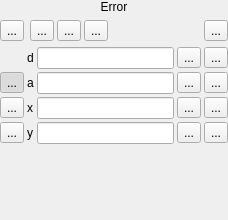
<?xml version="1.0" encoding="UTF-8"?>
<ui version="4.0">
 <class>QgsAdvancedDigitizingDockWidgetBase</class>
 <widget class="QgsDockWidget" name="QgsAdvancedDigitizingDockWidgetBase">
  <property name="geometry">
   <rect>
    <x>0</x>
    <y>0</y>
    <width>228</width>
    <height>220</height>
   </rect>
  </property>
  <property name="maximumSize">
   <size>
    <width>524287</width>
    <height>220</height>
   </size>
  </property>
  <property name="windowTitle">
   <string>Advanced Digitizing Panel</string>
  </property>
  <widget class="QWidget" name="dockWidgetContents">
   <layout class="QGridLayout" name="gridLayout">
    <property name="leftMargin">
     <number>0</number>
    </property>
    <property name="topMargin">
     <number>0</number>
    </property>
    <property name="rightMargin">
     <number>0</number>
    </property>
    <property name="bottomMargin">
     <number>0</number>
    </property>
    <item row="0" column="0">
     <layout class="QVBoxLayout" name="mLayout">
      <item>
       <widget class="QLabel" name="mErrorLabel">
        <property name="sizePolicy">
         <sizepolicy hsizetype="MinimumExpanding" vsizetype="MinimumExpanding">
          <horstretch>0</horstretch>
          <verstretch>0</verstretch>
         </sizepolicy>
        </property>
        <property name="text">
         <string>Error</string>
        </property>
        <property name="alignment">
         <set>Qt::AlignCenter</set>
        </property>
        <property name="wordWrap">
         <bool>true</bool>
        </property>
       </widget>
      </item>
      <item>
       <widget class="QWidget" name="mCadWidget" native="true">
        <layout class="QVBoxLayout" name="verticalLayout">
         <property name="leftMargin">
          <number>0</number>
         </property>
         <property name="topMargin">
          <number>0</number>
         </property>
         <property name="rightMargin">
          <number>0</number>
         </property>
         <property name="bottomMargin">
          <number>0</number>
         </property>
         <item>
          <layout class="QHBoxLayout" name="mButtonsLayout">
           <item>
            <widget class="QToolButton" name="mEnabledButton">
             <property name="toolTip">
              <string>&lt;html&gt;&lt;head/&gt;&lt;body&gt;&lt;p&gt;&lt;br/&gt;&lt;/p&gt;&lt;/body&gt;&lt;/html&gt;</string>
             </property>
             <property name="text">
              <string>...</string>
             </property>
             <property name="iconSize">
              <size>
               <width>24</width>
               <height>24</height>
              </size>
             </property>
             <property name="checkable">
              <bool>true</bool>
             </property>
            </widget>
           </item>
           <item>
            <widget class="QWidget" name="mCadButtons" native="true">
             <property name="sizePolicy">
              <sizepolicy hsizetype="MinimumExpanding" vsizetype="Preferred">
               <horstretch>0</horstretch>
               <verstretch>0</verstretch>
              </sizepolicy>
             </property>
             <layout class="QGridLayout" name="gridLayout_2">
              <property name="leftMargin">
               <number>0</number>
              </property>
              <property name="topMargin">
               <number>0</number>
              </property>
              <property name="rightMargin">
               <number>0</number>
              </property>
              <property name="bottomMargin">
               <number>0</number>
              </property>
              <property name="spacing">
               <number>3</number>
              </property>
              <item row="0" column="2">
               <widget class="QToolButton" name="mParallelButton">
                <property name="toolTip">
                 <string>Parallel</string>
                </property>
                <property name="text">
                 <string>...</string>
                </property>
                <property name="icon">
                 <iconset resource="../../images/images.qrc">
                  <normaloff>:/images/themes/default/cadtools/parallel.png</normaloff>:/images/themes/default/cadtools/parallel.png</iconset>
                </property>
                <property name="iconSize">
                 <size>
                  <width>24</width>
                  <height>24</height>
                 </size>
                </property>
                <property name="checkable">
                 <bool>true</bool>
                </property>
               </widget>
              </item>
              <item row="0" column="1">
               <widget class="QToolButton" name="mPerpendicularButton">
                <property name="toolTip">
                 <string>Perpendicular</string>
                </property>
                <property name="text">
                 <string>...</string>
                </property>
                <property name="icon">
                 <iconset resource="../../images/images.qrc">
                  <normaloff>:/images/themes/default/cadtools/perpendicular.png</normaloff>:/images/themes/default/cadtools/perpendicular.png</iconset>
                </property>
                <property name="iconSize">
                 <size>
                  <width>24</width>
                  <height>24</height>
                 </size>
                </property>
                <property name="checkable">
                 <bool>true</bool>
                </property>
               </widget>
              </item>
              <item row="0" column="0">
               <widget class="QToolButton" name="mConstructionModeButton">
                <property name="toolTip">
                 <string>Construction mode</string>
                </property>
                <property name="text">
                 <string>...</string>
                </property>
                <property name="icon">
                 <iconset resource="../../images/images.qrc">
                  <normaloff>:/images/themes/default/cadtools/construction.png</normaloff>:/images/themes/default/cadtools/construction.png</iconset>
                </property>
                <property name="iconSize">
                 <size>
                  <width>24</width>
                  <height>24</height>
                 </size>
                </property>
                <property name="checkable">
                 <bool>true</bool>
                </property>
               </widget>
              </item>
              <item row="0" column="3">
               <spacer name="horizontalSpacer">
                <property name="orientation">
                 <enum>Qt::Horizontal</enum>
                </property>
                <property name="sizeHint" stdset="0">
                 <size>
                  <width>40</width>
                  <height>20</height>
                 </size>
                </property>
               </spacer>
              </item>
              <item row="0" column="4">
               <widget class="QToolButton" name="mSettingsButton">
                <property name="text">
                 <string>...</string>
                </property>
                <property name="icon">
                 <iconset resource="../plugins/georeferencer/georeferencer.qrc">
                  <normaloff>:/icons/default/mActionTransformSettings.png</normaloff>:/icons/default/mActionTransformSettings.png</iconset>
                </property>
                <property name="popupMode">
                 <enum>QToolButton::InstantPopup</enum>
                </property>
               </widget>
              </item>
             </layout>
            </widget>
           </item>
          </layout>
         </item>
         <item>
          <widget class="QWidget" name="mInputWidgets" native="true">
           <layout class="QGridLayout" name="mInputLayout">
            <property name="leftMargin">
             <number>0</number>
            </property>
            <property name="topMargin">
             <number>0</number>
            </property>
            <property name="rightMargin">
             <number>0</number>
            </property>
            <property name="bottomMargin">
             <number>0</number>
            </property>
            <property name="spacing">
             <number>3</number>
            </property>
            <item row="3" column="1">
             <widget class="QLabel" name="label_4">
              <property name="text">
               <string>y</string>
              </property>
             </widget>
            </item>
            <item row="3" column="2">
             <widget class="QLineEdit" name="mYLineEdit">
              <property name="toolTip">
               <string>Y coordinate</string>
              </property>
             </widget>
            </item>
            <item row="3" column="3">
             <widget class="QToolButton" name="mLockYButton">
              <property name="toolTip">
               <string>Lock y coordinate</string>
              </property>
              <property name="text">
               <string>...</string>
              </property>
              <property name="icon">
               <iconset resource="../../images/images.qrc">
                <normaloff>:/images/themes/default/cadtools/lock.png</normaloff>:/images/themes/default/cadtools/lock.png</iconset>
              </property>
              <property name="checkable">
               <bool>true</bool>
              </property>
             </widget>
            </item>
            <item row="2" column="3">
             <widget class="QToolButton" name="mLockXButton">
              <property name="toolTip">
               <string>Lock x coordinate</string>
              </property>
              <property name="text">
               <string>...</string>
              </property>
              <property name="icon">
               <iconset resource="../../images/images.qrc">
                <normaloff>:/images/themes/default/cadtools/lock.png</normaloff>:/images/themes/default/cadtools/lock.png</iconset>
              </property>
              <property name="checkable">
               <bool>true</bool>
              </property>
             </widget>
            </item>
            <item row="3" column="0">
             <widget class="QToolButton" name="mRelativeYButton">
              <property name="toolTip">
               <string>Toggles relative y to previous node</string>
              </property>
              <property name="text">
               <string>...</string>
              </property>
              <property name="icon">
               <iconset resource="../../images/images.qrc">
                <normaloff>:/images/themes/default/cadtools/delta.png</normaloff>:/images/themes/default/cadtools/delta.png</iconset>
              </property>
              <property name="checkable">
               <bool>true</bool>
              </property>
             </widget>
            </item>
            <item row="1" column="3">
             <widget class="QToolButton" name="mLockAngleButton">
              <property name="toolTip">
               <string>Lock angle</string>
              </property>
              <property name="text">
               <string>...</string>
              </property>
              <property name="icon">
               <iconset resource="../../images/images.qrc">
                <normaloff>:/images/themes/default/cadtools/lock.png</normaloff>:/images/themes/default/cadtools/lock.png</iconset>
              </property>
              <property name="checkable">
               <bool>true</bool>
              </property>
             </widget>
            </item>
            <item row="2" column="2">
             <widget class="QLineEdit" name="mXLineEdit">
              <property name="toolTip">
               <string>X coordinate</string>
              </property>
             </widget>
            </item>
            <item row="1" column="1">
             <widget class="QLabel" name="label_2">
              <property name="text">
               <string>a</string>
              </property>
             </widget>
            </item>
            <item row="1" column="0">
             <widget class="QToolButton" name="mRelativeAngleButton">
              <property name="toolTip">
               <string>Toggles relative angle to previous segment</string>
              </property>
              <property name="text">
               <string>...</string>
              </property>
              <property name="icon">
               <iconset resource="../../images/images.qrc">
                <normaloff>:/images/themes/default/cadtools/delta.png</normaloff>:/images/themes/default/cadtools/delta.png</iconset>
              </property>
              <property name="checkable">
               <bool>true</bool>
              </property>
              <property name="checked">
               <bool>true</bool>
              </property>
             </widget>
            </item>
            <item row="1" column="2">
             <widget class="QLineEdit" name="mAngleLineEdit">
              <property name="toolTip">
               <string>Angle</string>
              </property>
             </widget>
            </item>
            <item row="2" column="1">
             <widget class="QLabel" name="label_3">
              <property name="text">
               <string>x</string>
              </property>
             </widget>
            </item>
            <item row="0" column="1">
             <widget class="QLabel" name="label">
              <property name="text">
               <string>d</string>
              </property>
             </widget>
            </item>
            <item row="0" column="3">
             <widget class="QToolButton" name="mLockDistanceButton">
              <property name="toolTip">
               <string>Lock distance</string>
              </property>
              <property name="text">
               <string>...</string>
              </property>
              <property name="icon">
               <iconset resource="../../images/images.qrc">
                <normaloff>:/images/themes/default/cadtools/lock.png</normaloff>:/images/themes/default/cadtools/lock.png</iconset>
              </property>
              <property name="checkable">
               <bool>true</bool>
              </property>
             </widget>
            </item>
            <item row="0" column="2">
             <widget class="QLineEdit" name="mDistanceLineEdit">
              <property name="toolTip">
               <string>Distance</string>
              </property>
             </widget>
            </item>
            <item row="2" column="0">
             <widget class="QToolButton" name="mRelativeXButton">
              <property name="toolTip">
               <string>Toggles relative x to previous node</string>
              </property>
              <property name="text">
               <string>...</string>
              </property>
              <property name="icon">
               <iconset resource="../../images/images.qrc">
                <normaloff>:/images/themes/default/cadtools/delta.png</normaloff>:/images/themes/default/cadtools/delta.png</iconset>
              </property>
              <property name="checkable">
               <bool>true</bool>
              </property>
             </widget>
            </item>
            <item row="0" column="4">
             <widget class="QToolButton" name="mRepeatingLockDistanceButton">
              <property name="toolTip">
               <string>Continuously lock distance</string>
              </property>
              <property name="text">
               <string>...</string>
              </property>
              <property name="icon">
               <iconset resource="../../images/images.qrc">
                <normaloff>:/images/themes/default/locked_repeating.svg</normaloff>:/images/themes/default/locked_repeating.svg</iconset>
              </property>
              <property name="checkable">
               <bool>true</bool>
              </property>
             </widget>
            </item>
            <item row="1" column="4">
             <widget class="QToolButton" name="mRepeatingLockAngleButton">
              <property name="toolTip">
               <string>Continuously lock angle</string>
              </property>
              <property name="text">
               <string>...</string>
              </property>
              <property name="icon">
               <iconset resource="../../images/images.qrc">
                <normaloff>:/images/themes/default/locked_repeating.svg</normaloff>:/images/themes/default/locked_repeating.svg</iconset>
              </property>
              <property name="checkable">
               <bool>true</bool>
              </property>
             </widget>
            </item>
            <item row="2" column="4">
             <widget class="QToolButton" name="mRepeatingLockXButton">
              <property name="toolTip">
               <string>Continuously lock x coordinate</string>
              </property>
              <property name="text">
               <string>...</string>
              </property>
              <property name="icon">
               <iconset resource="../../images/images.qrc">
                <normaloff>:/images/themes/default/locked_repeating.svg</normaloff>:/images/themes/default/locked_repeating.svg</iconset>
              </property>
              <property name="checkable">
               <bool>true</bool>
              </property>
             </widget>
            </item>
            <item row="3" column="4">
             <widget class="QToolButton" name="mRepeatingLockYButton">
              <property name="toolTip">
               <string>Continuously lock y coordinate</string>
              </property>
              <property name="text">
               <string>...</string>
              </property>
              <property name="icon">
               <iconset resource="../../images/images.qrc">
                <normaloff>:/images/themes/default/locked_repeating.svg</normaloff>:/images/themes/default/locked_repeating.svg</iconset>
              </property>
              <property name="checkable">
               <bool>true</bool>
              </property>
             </widget>
            </item>
           </layout>
          </widget>
         </item>
        </layout>
       </widget>
      </item>
     </layout>
    </item>
    <item row="1" column="0">
     <spacer name="verticalSpacer">
      <property name="orientation">
       <enum>Qt::Vertical</enum>
      </property>
      <property name="sizeHint" stdset="0">
       <size>
        <width>20</width>
        <height>40</height>
       </size>
      </property>
     </spacer>
    </item>
   </layout>
  </widget>
 </widget>
 <customwidgets>
  <customwidget>
   <class>QgsDockWidget</class>
   <extends>QDockWidget</extends>
   <header>qgsdockwidget.h</header>
   <container>1</container>
  </customwidget>
 </customwidgets>
 <tabstops>
  <tabstop>mEnabledButton</tabstop>
  <tabstop>mConstructionModeButton</tabstop>
  <tabstop>mPerpendicularButton</tabstop>
  <tabstop>mParallelButton</tabstop>
  <tabstop>mSettingsButton</tabstop>
  <tabstop>mDistanceLineEdit</tabstop>
  <tabstop>mLockDistanceButton</tabstop>
  <tabstop>mRepeatingLockDistanceButton</tabstop>
  <tabstop>mRelativeAngleButton</tabstop>
  <tabstop>mAngleLineEdit</tabstop>
  <tabstop>mLockAngleButton</tabstop>
  <tabstop>mRepeatingLockAngleButton</tabstop>
  <tabstop>mRelativeXButton</tabstop>
  <tabstop>mXLineEdit</tabstop>
  <tabstop>mLockXButton</tabstop>
  <tabstop>mRepeatingLockXButton</tabstop>
  <tabstop>mRelativeYButton</tabstop>
  <tabstop>mYLineEdit</tabstop>
  <tabstop>mLockYButton</tabstop>
  <tabstop>mRepeatingLockYButton</tabstop>
 </tabstops>
 <resources>
  <include location="../plugins/georeferencer/georeferencer.qrc"/>
  <include location="../../images/images.qrc"/>
 </resources>
 <connections/>
</ui>
